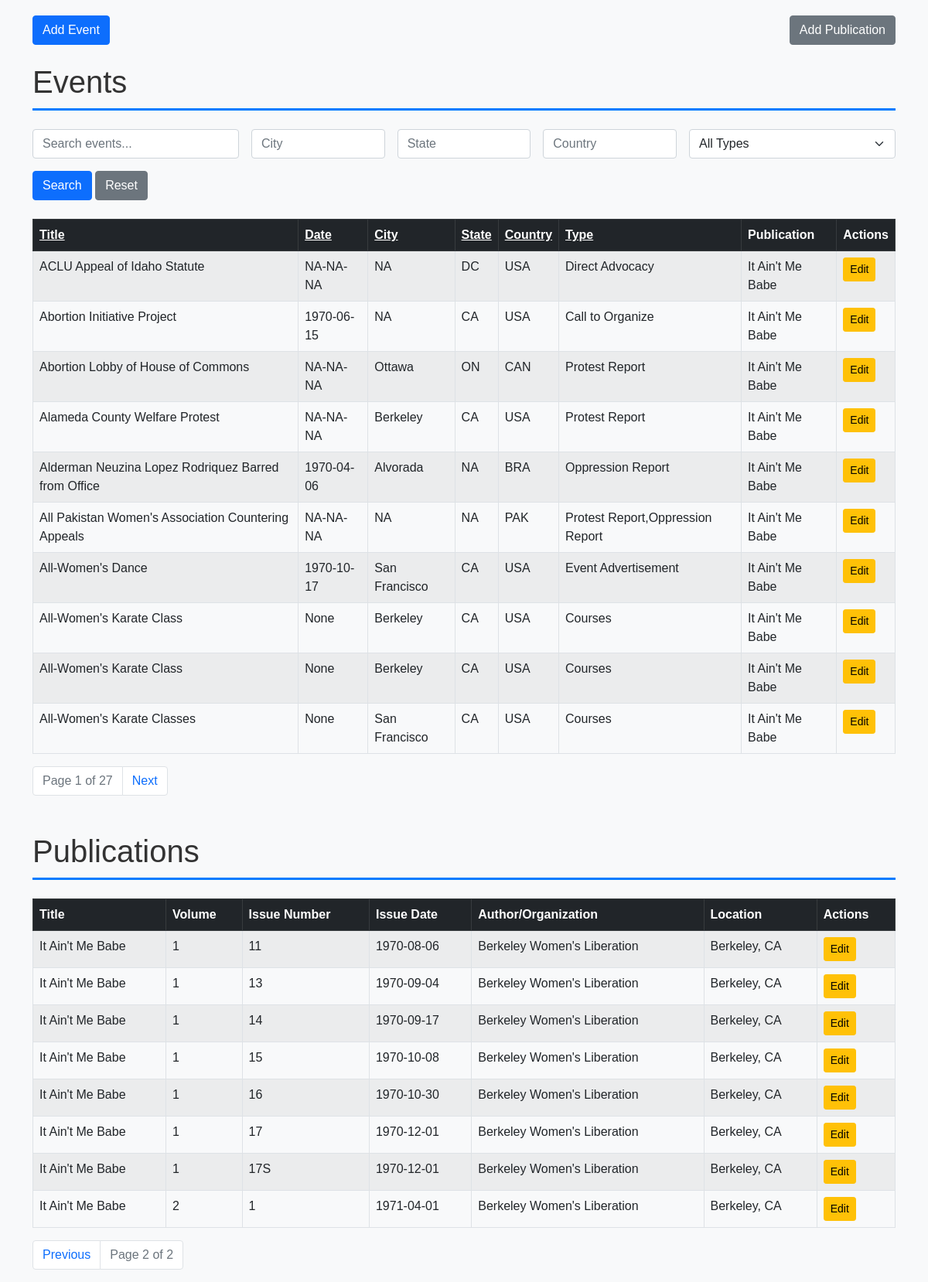
Screenshot of /?page_publications=2&sort_publications=pub_title&order_publications=asc with the database file from the repository.
### tables this page shows
CREATE TABLE events (
    event_id INTEGER PRIMARY KEY AUTOINCREMENT, -- Unique ID for each event
    event_title TEXT NOT NULL,                  -- Title of the event
    event_date DATE,                            -- Date of the event
    description TEXT,                           -- Description of the event
    city TEXT,                                  -- City where the event occurred
    state TEXT,                                 -- State where the event occurred
    country TEXT,                               -- Country where the event occurred
    location TEXT,                              -- Specific location of the event (e.g., venue name)
    address TEXT,                               -- Street address of the event
    event_type TEXT,                            -- Type of event (e.g., conference, workshop)
    publication_id INTEGER,                     -- Foreign key to publications table
    source_publication TEXT,                    -- Source publication for the event if reprinted
    FOREIGN KEY (publication_id) REFERENCES publications (pub_id)
);

CREATE TABLE publications (
    pub_id INTEGER PRIMARY KEY AUTOINCREMENT, -- Unique ID for each publication
    pub_title TEXT NOT NULL,                 -- Title of the publication
    volume INTEGER NOT NULL,                 -- Volume number
    issue_number INTEGER NOT NULL,           -- Issue number within the volume
    issue_date DATE,                         -- Full issue date (year, month, day)
    volume_title TEXT,                       -- Title of the volume (if applicable)
    author_org TEXT,                         -- Author or organization responsible for the publication
    location TEXT                            -- Location associated with the publication
);

### DatabaseFlask/app.py (the view)
@app.route('/')
def index():
    search = request.args.get('search', '').strip()
    sort_events = request.args.get('sort_events', 'event_title')  # Default sort for events
    order_events = request.args.get('order_events', 'asc')  # Default order for events
    page_events = int(request.args.get('page_events', 1))  # Current page for events
    per_page = 10  # Number of rows per page
    offset_events = (page_events - 1) * per_page
    sort_publications = request.args.get('sort_publications', 'pub_title')  # Default sort for publications
    order_publications = request.args.get('order_publications', 'asc')  # Default order for publications
    page_publications = int(request.args.get('page_publications', 1))  # Current page for publications
    offset_publications = (page_publications - 1) * per_page
    conn = get_db_connection()
    events_query = f'''
        SELECT e.event_id, e.event_title, e.event_date, e.city, e.state, e.country, e.event_type,
               e.description, e.location, e.address, e.source_publication,
               p.pub_title AS publication_title
        FROM events e
        LEFT JOIN publications p ON e.publication_id = p.pub_id
        WHERE e.event_title LIKE ?
        ORDER BY {sort_events} {order_events.upper()}
        LIMIT ? OFFSET ?
    '''
    events = conn.execute(events_query, (f"%{search}%", per_page, offset_events)).fetchall()
    total_events_query = '''
        SELECT COUNT(*) FROM events WHERE event_title LIKE ?
    '''
    total_events = conn.execute(total_events_query, (f"%{search}%",)).fetchone()[0]
    publications_query = f'''
        SELECT pub_id, pub_title, volume, issue_number, issue_date, author_org, location
        FROM publications
        ORDER BY {sort_publications} {order_publications.upper()}
        LIMIT ? OFFSET ?
    '''
    publications = conn.execute(publications_query, (per_page, offset_publications)).fetchall()
    total_publications_query = '''
        SELECT COUNT(*) FROM publications
    '''
    total_publications = conn.execute(total_publications_query).fetchone()[0]
    conn.close()
    total_pages_events = (total_events + per_page - 1) // per_page  # Round up division
    total_pages_publications = (total_publications + per_page - 1) // per_page
    return render_template(
        'index.html',
        events=events,
        publications=publications,
        page_events=page_events,
        total_pages_events=total_pages_events,
        page_publications=page_publications,
        total_pages_publications=total_pages_publications,
        search=search,
        sort_events=sort_events,
        order_events=order_events,
        sort_publications=sort_publications,
        order_publications=order_publications
    )

### DatabaseFlask/app.py (called while the page is built)
def get_db_connection():
    conn = sqlite3.connect(DB_PATH)
    conn.row_factory = sqlite3.Row  # This allows us to access columns by name like row['title']
    return conn

### DatabaseFlask/templates/index.html (shortened to what this page needs)
{% extends "base.html" %}
{% block content %}
<div class="d-flex justify-content-between mb-4">
    <a href="{{ url_for('add_event') }}" class="btn btn-primary">Add Event</a>
    <a href="{{ url_for('add_publication') }}" class="btn btn-secondary">Add Publication</a>
</div>
<h1 class="mb-4">Events</h1>
<form method="GET" action="{{ url_for('index') }}" class="mb-4">
    <div class="row g-3">
        <div class="col-md-3">
            <input type="text" name="search" class="form-control" placeholder="Search events..." value="{{ search }}">
        </div>
        <div class="col-md-2">
            <input type="text" name="city" class="form-control" placeholder="City" value="{{ request.args.get('city', '') }}">
        </div>
        <div class="col-md-2">
            <input type="text" name="state" class="form-control" placeholder="State" value="{{ request.args.get('state', '') }}">
        </div>
        <div class="col-md-2">
            <input type="text" name="country" class="form-control" placeholder="Country" value="{{ request.args.get('country', '') }}">
        </div>
        <div class="col-md-3">
            <select name="event_type" class="form-select">
                <option value="">All Types</option>
            </select>
        </div>
    </div>
    <div class="mt-3">
        <button type="submit" class="btn btn-primary">Search</button>
        <a href="{{ url_for('index') }}" class="btn btn-secondary">Reset</a>
    </div>
</form>
<table class="table table-striped table-bordered">
    <thead class="table-dark">
        <tr>
            <th><a href="{{ url_for('index', sort_events='event_title', order_events='asc' if order_events == 'desc' else 'desc', page_events=page_events) }}" class="text-white">Title</a></th>
            <th><a href="{{ url_for('index', sort_events='event_date', order_events='asc' if order_events == 'desc' else 'desc', page_events=page_events) }}" class="text-white">Date</a></th>
            <th><a href="{{ url_for('index', sort_events='city', order_events='asc' if order_events == 'desc' else 'desc', page_events=page_events) }}" class="text-white">City</a></th>
            <th><a href="{{ url_for('index', sort_events='state', order_events='asc' if order_events == 'desc' else 'desc', page_events=page_events) }}" class="text-white">State</a></th>
            <th><a href="{{ url_for('index', sort_events='country', order_events='asc' if order_events == 'desc' else 'desc', page_events=page_events) }}" class="text-white">Country</a></th>
            <th><a href="{{ url_for('index', sort_events='event_type', order_events='asc' if order_events == 'desc' else 'desc', page_events=page_events) }}" class="text-white">Type</a></th>
            <th>Publication</th>
            <th>Actions</th>
        </tr>
    </thead>
    <tbody>
        {% for event in events %}
        <tr>
            <td>{{ event.event_title }}</td>
            <td>{{ event.event_date }}</td>
            <td>{{ event.city }}</td>
            <td>{{ event.state }}</td>
            <td>{{ event.country }}</td>
            <td>{{ event.event_type }}</td>
            <td>{{ event.publication_title }}</td>
            <td>
                <a href="{{ url_for('edit_record', record_type='event', record_id=event.event_id) }}" class="btn btn-sm btn-warning">Edit</a>
            </td>
        </tr>
        {% endfor %}
    </tbody>
</table>
<nav>
    <ul class="pagination">
        <li class="page-item disabled">
            <span class="page-link">Page {{ page_events }} of {{ total_pages_events }}</span>
        </li>
        {% if page_events < total_pages_events %}
        <li class="page-item">
            <a href="{{ url_for('index', page_events=page_events+1, sort_events=sort_events, order_events=order_events) }}" class="page-link">Next</a>
        </li>
        {% endif %}
    </ul>
</nav>
<h1 class="mt-5 mb-4">Publications</h1>
<table class="table table-striped table-bordered">
    <thead class="table-dark">
        <tr>
            <th>Title</th>
            <th>Volume</th>
            <th>Issue Number</th>
            <th>Issue Date</th>
            <th>Author/Organization</th>
            <th>Location</th>
            <th>Actions</th>
        </tr>
    </thead>
    <tbody>
        {% for publication in publications %}
        <tr>
            <td>{{ publication.pub_title }}</td>
            <td>{{ publication.volume }}</td>
            <td>{{ publication.issue_number }}</td>
            <td>{{ publication.issue_date }}</td>
            <td>{{ publication.author_org }}</td>
            <td>{{ publication.location }}</td>
            <td>
                <a href="{{ url_for('edit_record', record_type='publication', record_id=publication.pub_id) }}" class="btn btn-sm btn-warning">Edit</a>
            </td>
        </tr>
        {% endfor %}
    </tbody>
</table>
<nav>
    <ul class="pagination">
        {% if page_publications > 1 %}
        <li class="page-item">
            <a href="{{ url_for('index', page_publications=page_publications-1, sort_publications=sort_publications, order_publications=order_publications) }}" class="page-link">Previous</a>
        </li>
        {% endif %}
        <li class="page-item disabled">
            <span class="page-link">Page {{ page_publications }} of {{ total_pages_publications }}</span>
        </li>
    </ul>
</nav>
{% endblock %}

### DatabaseFlask/templates/base.html (style rules this page uses)
body { font-family: Arial, sans-serif; background-color: #f8f9fa; }
h1 { color: #333; border-bottom: 3px solid #007bff; padding-bottom: 10px; }

### rows the page displays
events: event_title "ACLU Appeal of Idaho Statute", event_date "NA-NA-NA", city "NA", state "DC", country "USA", event_type "Direct Advocacy", publication_title "It Ain't Me Babe"
events: event_title "Abortion Initiative Project", event_date "1970-06-15", city "NA", state "CA", country "USA", event_type "Call to Organize", publication_title "It Ain't Me Babe"
events: event_title "Abortion Lobby of House of Commons", event_date "NA-NA-NA", city "Ottawa", state "ON", country "CAN", event_type "Protest Report", publication_title "It Ain't Me Babe"
events: event_title "Alameda County Welfare Protest", event_date "NA-NA-NA", city "Berkeley", state "CA", country "USA", event_type "Protest Report", publication_title "It Ain't Me Babe"
events: event_title "Alderman Neuzina Lopez Rodriquez Barred from Office", event_date "1970-04-06", city "Alvorada", state "NA", country "BRA", event_type "Oppression Report", publication_title "It Ain't Me Babe"
events: event_title "All Pakistan Women's Association Countering Appeals", event_date "NA-NA-NA", city "NA", state "NA", country "PAK", event_type "Protest Report,Oppression Report", publication_title "It Ain't Me Babe"
events: event_title "All-Women's Dance", event_date "1970-10-17", city "San Francisco", state "CA", country "USA", event_type "Event Advertisement", publication_title "It Ain't Me Babe"
events: event_title "All-Women's Karate Class", event_date "None", city "Berkeley", state "CA", country "USA", event_type "Courses", publication_title "It Ain't Me Babe"
events: event_title "All-Women's Karate Class", event_date "None", city "Berkeley", state "CA", country "USA", event_type "Courses", publication_title "It Ain't Me Babe"
events: event_title "All-Women's Karate Classes", event_date "None", city "San Francisco", state "CA", country "USA", event_type "Courses", publication_title "It Ain't Me Babe"
publications: pub_title "It Ain't Me Babe", volume "1", issue_number "11", issue_date "1970-08-06", author_org "Berkeley Women's Liberation", location "Berkeley, CA"
publications: pub_title "It Ain't Me Babe", volume "1", issue_number "13", issue_date "1970-09-04", author_org "Berkeley Women's Liberation", location "Berkeley, CA"
publications: pub_title "It Ain't Me Babe", volume "1", issue_number "14", issue_date "1970-09-17", author_org "Berkeley Women's Liberation", location "Berkeley, CA"
publications: pub_title "It Ain't Me Babe", volume "1", issue_number "15", issue_date "1970-10-08", author_org "Berkeley Women's Liberation", location "Berkeley, CA"
publications: pub_title "It Ain't Me Babe", volume "1", issue_number "16", issue_date "1970-10-30", author_org "Berkeley Women's Liberation", location "Berkeley, CA"
publications: pub_title "It Ain't Me Babe", volume "1", issue_number "17", issue_date "1970-12-01", author_org "Berkeley Women's Liberation", location "Berkeley, CA"
publications: pub_title "It Ain't Me Babe", volume "1", issue_number "17S", issue_date "1970-12-01", author_org "Berkeley Women's Liberation", location "Berkeley, CA"
publications: pub_title "It Ain't Me Babe", volume "2", issue_number "1", issue_date "1971-04-01", author_org "Berkeley Women's Liberation", location "Berkeley, CA"

### other values shown
{{ page_events }} "1"
{{ total_pages_events }} "27"
{{ page_publications }} "2"
{{ total_pages_publications }} "2"
